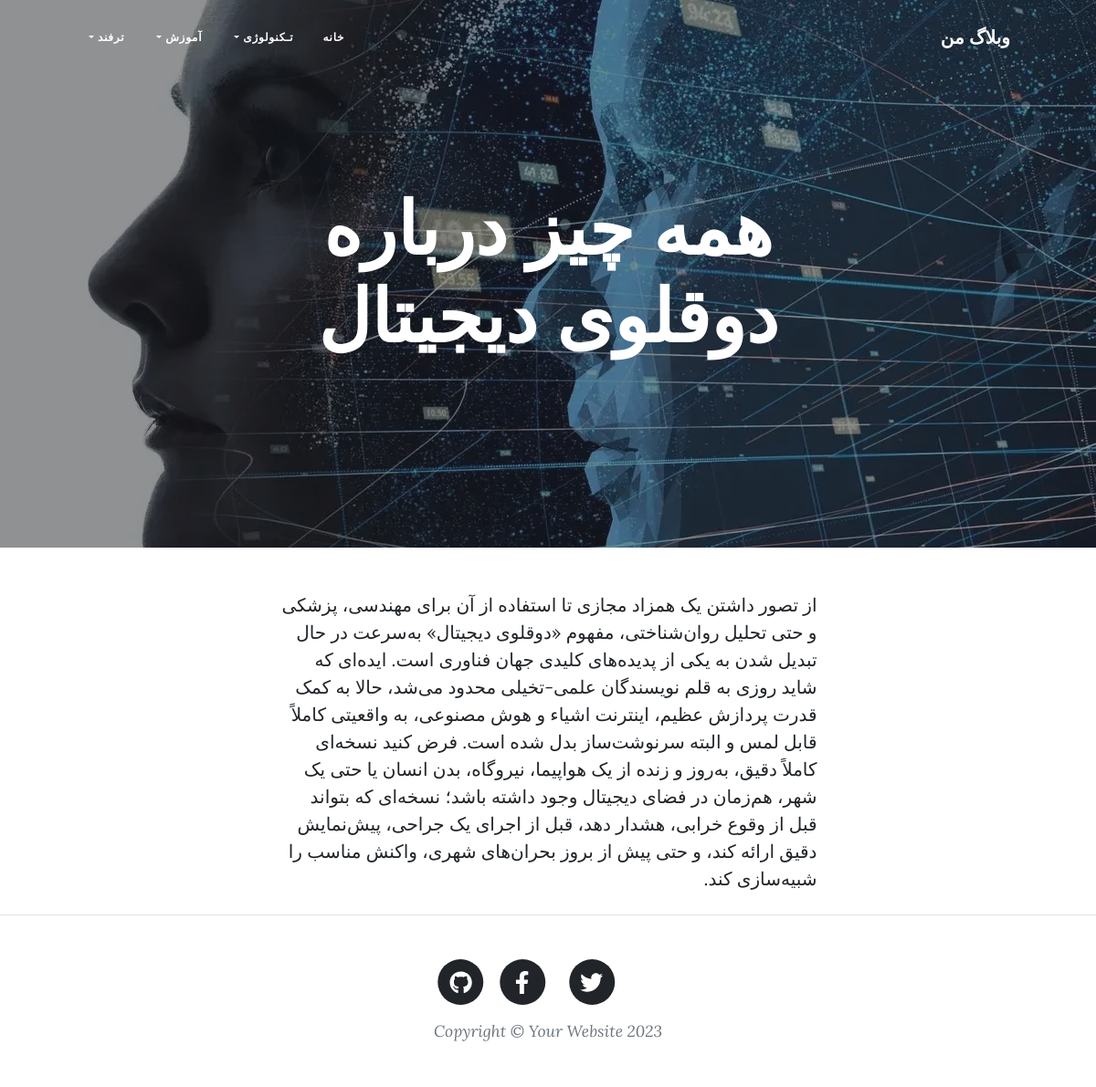
Page /articles/digitaltwins/ on the committed database.
### blog/models.py (models this page shows, shortened)
class category(models.Model):
    parent = models.ForeignKey('self', default=None, null=True, blank=True, on_delete=models.SET_NULL, related_name='children', verbose_name='عبارت زیر دسته') #self points to category model
    title = models.CharField(max_length=50, verbose_name=" عنوان دسته بندی")
    slug = models.SlugField(max_length=100, unique=True, verbose_name="اسلاگ")
    status = models.BooleanField(default=True, verbose_name="آیا نمایش داده شود؟")
    position = models.IntegerField(verbose_name='پوزیشن')
    objects = CategoryManager()
    class Meta:
        verbose_name = "دسته بندی"
        verbose_name_plural = "دسته بندی ها"
        ordering = ['parent__id','position']

class article(models.Model):
    STATUS_CHOICES = (
        ('D', 'Draft'),
        ('P', 'Published')
    )
    author = models.ForeignKey(settings.AUTH_USER_MODEL, null=True, on_delete=models.SET_NULL, related_name='articles', verbose_name='نویسنده')
    title = models.CharField(max_length=50, verbose_name="عنوان")
    slug = models.SlugField(max_length=100, unique=True, verbose_name="اسلاگ") #اون بخشی از url که تغییر میکنه رو میگیم اسلاگ
    category = models.ManyToManyField(category, verbose_name="دسته بندی", related_name='articles')
    description = models.TextField(verbose_name="توضیحات")
    thumbnail = models.ImageField(upload_to='images', verbose_name="عکس بندانگشتی")
    publish = models.DateTimeField(default=timezone.now, verbose_name="تاریخ انتشار")
    created = models.DateTimeField(auto_now_add=True, verbose_name="تاریخ ساخت")
    updated = models.DateTimeField(auto_now=True, verbose_name="تاریخ آپدیت")
    status = models.CharField(max_length=1, choices=STATUS_CHOICES, verbose_name="وضعیت")
    objects = ArticleManager()
    class Meta:
        verbose_name = "مقاله"
        verbose_name_plural = "مقاله ها"
        ordering = ['publish']

### blog/views.py (the view)
# urls.py: path('articles/<slug:slug>/',ArticleDetail.as_view(), name='post'), # <type:name>
class ArticleDetail(DetailView):
    def get_object(self):
        slug = self.kwargs.get('slug')
        return get_object_or_404(article.objects.published(), slug = slug)

### blog/models.py (called while the page is built)
    def published(self):
        return self.filter(status = "P")

    def CategoryStatus(self):
        return self.filter(status=True)

### blog/templatetags/basetags.py (called while the page is built)
@register.simple_tag
def title():
    return "وبلاگ من"

@register.inclusion_tag("blog/partials/category_navbar.html")
def category_navbar():
    return {
        "category" : category.objects.filter(status=True)
    }

### blog/templates/blog/article_detail.html
{% extends 'blog/base.html'%}
{% load static %}
{% block main %}
<header class="masthead" style="background-image: url({{article.thumbnail.url}})">
    <div class="container position-relative px-4 px-lg-5">
        <div class="row gx-4 gx-lg-5 justify-content-center">
            <div class="col-md-10 col-lg-8 col-xl-7">
                <div class="site-heading">
                    <h1>{{article.title}}</h1>
                </div>
            </div>
        </div>
    </div>
</header>
<article class="mb-4">
    <div class="container px-4 px-lg-5">
        <div class="row gx-4 gx-lg-5 justify-content-center">
            <div class="col-md-10 col-lg-8 col-xl-7">
                {{article.description}}
            </div>
        </div>
    </div>
</article>
{% endblock %}

### blog/templates/blog/partials/category_navbar.html (shortened to what this page needs)
{% load static %}
<link href="{% static 'css/navstyle.css' %}" rel="stylesheet" />
<div class="collapse navbar-collapse" id="navbarResponsive">
  <ul class="navbar-nav ms-auto py-4 py-lg-0">
    <li class="nav-item">
      <a class="nav-link px-lg-3 py-3 py-lg-4" href="{% url 'blog:home' %}">خانه</a>
    </li>
    {% for cat in category %}
      {% if cat.parent == None %}
        <li class="nav-item dropdown">
          <a class="nav-link px-lg-3 py-3 py-lg-4 dropdown-toggle" href="{% url 'blog:category' slug=cat.slug page=1 %}" data-bs-toggle="dropdown">
            {{ cat.title }}
          </a>
        </li>
      {% endif %}
    {% endfor %}
  </ul>
</div>

### blog/static/css/rtl.css (style rules this page uses)
body { direction: rtl; text-align: right; }
.navbar-nav { margin-left: initial !important; margin-right: auto; }

### rows in the picture
category: title "تـکنولوژی"
category: title "آموزش"
category: title "ترفند"
article: thumbnail (picture), title "همه چیز درباره دوقلوی دیجیتال", description "از تصور داشتن یک همزاد مجازی تا استفاده از آن برای مهندسی، پزشکی و حتی تحلیل روان‌شناختی، مفهوم «دوقلوی دیجیتال» به‌سرعت در حال تبدیل شدن به یکی از پدیده‌های کلیدی جهان فناوری است. ایده‌ای که شاید روزی به قلم نویسندگان علمی-تخیلی محدود می‌شد، حالا به کمک قدرت پردازش عظیم، اینترنت اشیاء و هوش مصنوعی، به واقعیتی کاملاً قابل لمس و البته سرنوشت‌ساز بدل شده است. فرض کنید نسخه‌ای کاملاً دقیق، به‌روز و زنده از یک هواپیما، نیروگاه، بدن انسان یا حتی یک شهر، هم‌زمان در فضای دیجیتال وجود داشته باشد؛ نسخه‌ای که بتواند قبل از وقوع خرابی، هشدار دهد، قبل از اجرای یک جراحی، پیش‌نمایش دقیق ارائه کند، و حتی پیش از بروز بحران‌های شهری، واکنش مناسب را شبیه‌سازی کند."
